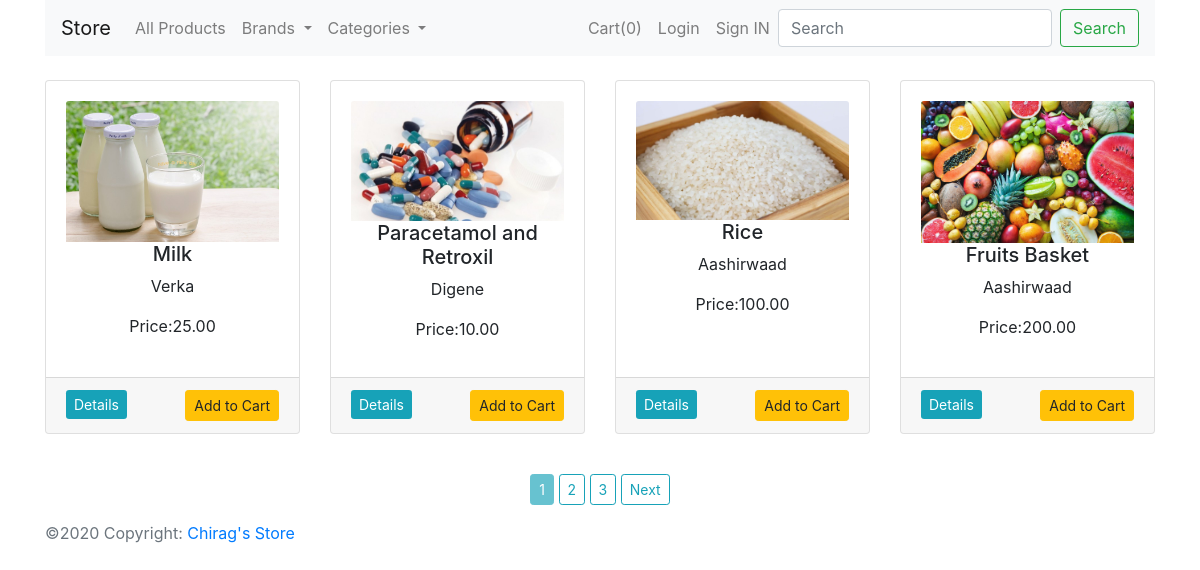
The page / on the database its author committed.
### shop/products/models.py (models this page shows, shortened)
class Product(db.Model):
    id = db.Column(db.Integer, primary_key=True)
    name = db.Column(db.String(80), nullable=False)
    price = db.Column(db.Numeric(10,2), nullable=False)
    stock = db.Column(db.Integer, nullable=False)
    desc = db.Column(db.Text, nullable=False)
    pub_date = db.Column(db.DateTime, nullable=False,default=datetime.now())
    brand_id = db.Column(db.Integer, db.ForeignKey('brand.id'),nullable=False)
    brand = db.relationship('Brand', backref=db.backref('brand', lazy=True))
    category_id = db.Column(db.Integer, db.ForeignKey('category.id'),nullable=False)
    category = db.relationship('Category' , backref=db.backref('category', lazy=True))
    image_1 = db.Column(db.String(256), nullable=False, default='image1.jpg')

class Brand(db.Model):
    id = db.Column(db.Integer, primary_key=True)
    name = db.Column(db.String(64), nullable=False, unique=True)

### shop/products/routes.py (the view)
@app.route('/')
def home():
    page = request.args.get('page', 1, type=int)
    products = Product.query.filter(Product.stock > 0).paginate(page=page, per_page=4)
    return render_template('products/index.html', title="Store Home", products=products, brands=get_all_brands(), categories=get_all_categories())

### shop/products/routes.py (called while the page is built)
def get_all_brands():
    brands = Brand.query.join(Product, (Brand.id==Product.brand_id)).all()
    return brands

def get_all_categories():
    return Category.query.join(Product, (Category.id==Product.category_id)).all()

### shop/templates/products/index.html (shortened to what this page needs)
{% extends 'layout.html' %}
{% block body_block %}
{% include 'navbar.html' %}
<div class="container">
    <div class="row mt-2">
        {% if brand %}
            {% for b in brand.items %}
            <div class="col-lg-3 col-md-4 col-sm-6 d-flex align-items-stretch">
                <div class="card mt-2">
                    <div class="card-body">
                        <img src="{{url_for('static', filename='images/'+b.image_1)}}"
                            alt="{{b.name}}" class="card-img-top">
                        <h5 class="text-center">{{b.name}}</h5>
                        <p class="text-center">Price:{{b.price}}</p>
                    </div>
                    <div class="card-footer">
                        <a href="{{url_for('product_details', id=b.id)}}" class="float-left btn-sm btn-info">Details</a>
                        <form action="{{url_for('add_cart')}}" method="post">
                            <input type="hidden" name="product_id" value="{{b.id}}">
                            <button type="submit" class="float-right btn btn-sm btn-warning">Add to Cart</button>
                            <input type="hidden" name="quantity" id='' value="1" min="1" max="{{b.stock}}">
                        </form>
                    </div>
                </div>
            </div>
            {% endfor %}
        </div>
        <div class="row text-center">
            <div class="col text-center mt-4">
                {% if brand.has_prev %}
                    <a href="{{url_for('get_brand', id=get_b.id, page=brand.prev_num)}}" class="btn btn-outline-info btn-sm"> Previous</a>
                {% endif %}
                {% for page_num in brand.iter_pages(left_edge=1, right_edge=2, left_current=1, right_current=2) %}
                    {% if page_num %}
                        {% if brand.page == page_num %}
                        <a href="{{url_for('get_brand', id=get_b.id, page=page_num)}}" class="btn btn-info btn-sm disabled" > {{page_num}}</a>
                        {% else %}
                        <a href="{{url_for('get_brand', id=get_b.id, page=page_num)}}" class="btn btn-outline-info btn-sm"> {{page_num}}</a>
                        {% endif %}
                   {% else %}
                   ...
                   {% endif %}
                {% endfor %}
                {% if brand.has_next %}
                    <a href="{{url_for('get_brand', id=get_b.id, page=brand.next_num)}}" class="btn btn-outline-info btn-sm">Next</a>
                {% endif %}
            </div>
        </div>
        <div class="row mt-2">
        {% else %}
            {% for product in products.items %}
            <div class="col-lg-3 col-md-4 col-sm-6 d-flex align-items-stretch">
                <div class="card mt-3 mb-3">
                    <div class="card-body">
                        <img src="{{url_for('static', filename='images/'+product.image_1)}}"
                            alt="{{product.name}}" class="card-img-top">
                        <h5 class="text-center">{{product.name}}</h5>
                        <p class="text-center">{{product.brand.name}}</p>
                        <p class="text-center">Price:{{product.price}}</p>
                    </div>
                    <div class="card-footer">
                        <a href="{{url_for('product_details', id=product.id)}}" class="float-left btn-sm btn-info">Details</a>
                        <form action="{{url_for('add_cart')}}" method="post">
                            <button type="submit" class="float-right btn btn-sm btn-warning">Add to Cart</button>
                        </form>
                    </div>
                </div>
            </div>
            {% endfor %}
        </div>
        <div class="row text-center">
            <div class="col text-center mt-4">
                {% for page_num in products.iter_pages(left_edge=1, right_edge=2, left_current=1, right_current=2) %}
                    {% if page_num %}
                        {% if products.page == page_num %}
                        <a href="{{url_for('home', page=page_num)}}" class="btn btn-info btn-sm disabled" > {{page_num}}</a>
                        {% else %}
                        <a href="{{url_for('home', page=page_num)}}" class="btn btn-outline-info btn-sm"> {{page_num}}</a>
                        {% endif %}
                   {% else %}
                   ...
                   {% endif %}
                {% endfor %}
                {% if products.has_next %}
                    <a href="{{url_for('home', page=products.next_num)}}" class="btn btn-outline-info btn-sm">Next</a>
                {% endif %}
            </div>
        </div>
        {% endif %}
    </div>
{% endblock body_block %}

### shop/templates/layout.html (shortened to what this page needs)
<!doctype html>
<html lang="en">
  <head>
    <link rel="stylesheet" href="https://stackpath.bootstrapcdn.com/bootstrap/4.4.1/css/bootstrap.min.css">
  </head>
  <body>
    {% block body_block %}
    {% endblock body_block %}
    <footer class="footer mt-auto py-3">
      <div class="container">
        <span class="text-muted">&copy;2020 Copyright: <a href="/">Chirag's Store</a></span>
      </div>
    </footer>
  </body>
</html>

### shop/templates/navbar.html (shortened to what this page needs)
<div class="container">
    <nav class="navbar navbar-expand-lg navbar-light bg-light">
        <a class="navbar-brand" href="/">Store</a>
        <div class="collapse navbar-collapse" id="navbarSupportedContent">
            <ul class="navbar-nav mr-auto">
                <li class="nav-item">
                    <a class="nav-link" href="/">All Products</a>
                </li>
                <li class="nav-item dropdown">
                    <a class="nav-link dropdown-toggle" href="#" id="navbarDropdown" role="button"
                        data-toggle="dropdown" aria-haspopup="true" aria-expanded="false">
                        Brands
                    </a>
                </li>
                <li class="nav-item dropdown">
                    <a class="nav-link dropdown-toggle" href="#" id="navbarDropdown" role="button"
                        data-toggle="dropdown" aria-haspopup="true" aria-expanded="false">
                        Categories
                    </a>
                </li>
            </ul>
            <ul class="navbar-nav ml-auto">
                <li class="nav-item">
                    <a class="nav-link" href="{{url_for('get_cart')}}">Cart({{session['shopcart']|length}})</a>
                </li>
                {% if current_user.is_authenticated %}
                    <li class="nav-item">
                        <a class='nav-link' href="{{url_for('customerLogout')}}">Logout</a>
                    </li>
                    <li class="nav-item">
                        <a class='nav-link disabled'>{{current_user.name}}</a>
                    </li>
                {% else %}
                    <li class="nav-item">
                        <a class='nav-link' href="{{url_for('customerLogin')}}">Login</a>
                    </li>
                    <li class="nav-item">
                        <a class='nav-link' href="{{url_for('register_customer')}}">Sign IN</a>
                    </li>
                {% endif %}
            </ul>
            <form class="form-inline my-2 my-lg-0">
                <input class="form-control mr-sm-2" type="search" placeholder="Search" aria-label="Search">
                <button class="btn btn-outline-success my-2 my-sm-0" type="submit">Search</button>
            </form>
        </div>
    </nav>
</div>

### rows shown on the page
Product: image_1 (picture), name "Milk", brand.name "Verka", price "25.00"
Product: image_1 (picture), name "Paracetamol and Retroxil", brand.name "Digene", price "10.00"
Product: image_1 (picture), name "Rice", brand.name "Aashirwaad", price "100.00"
Product: image_1 (picture), name "Fruits Basket", brand.name "Aashirwaad", price "200.00"

### other values the page prints
{{ session['shopcart']|length }} "0"
{{ page_num }} "1"
{{ page_num }} "2" "3"
